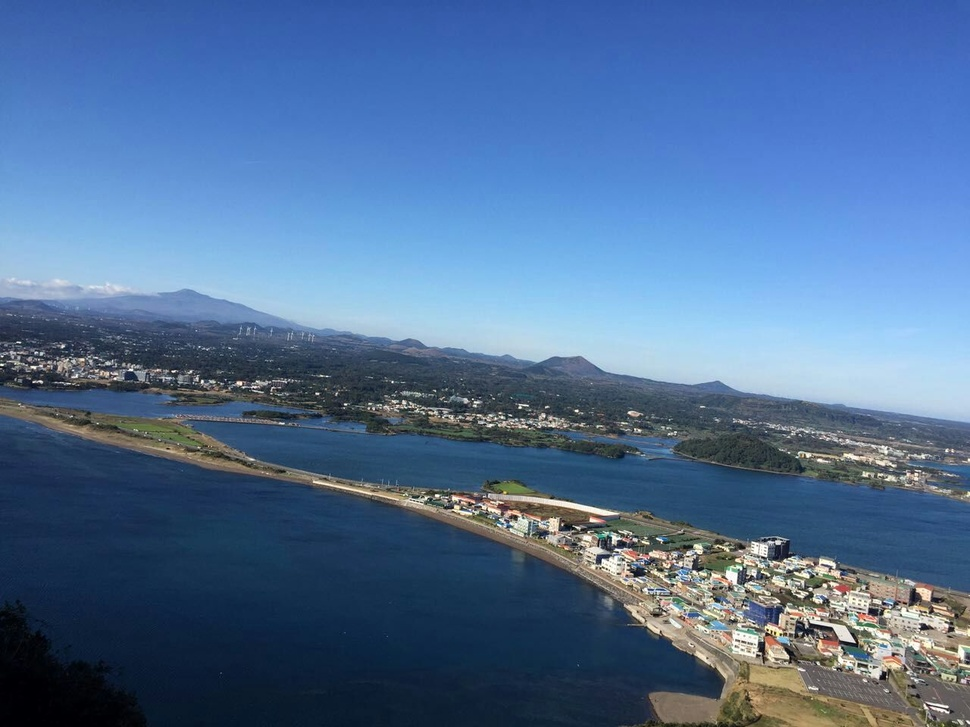
#> input picture 0001.jpg, 970 x 727 px, shrunk from 1280 x 960 before the run
$ python '007_核心_算数计算.py'
#> lines starting #> are read from the running program, lines starting #| are printed output that depends on the picture; after the words box and inside, x2 and y2 are one past the last pixel; in counts of white or black regions, pixels touching at a corner belong together
# -*- coding: utf-8 -*-
"""
Created on Tue Apr  2 18:59:03 2019

@author: yangna

@e-mail: ityangna0402@163.com
"""

import numpy as np
import cv2

#############图像的加法<=图像的大小类型一致
#opencv的加法操作是一种饱和操作,numpy是一种模操作
x_val = np.uint8([250])
y_val = np.uint8([10])
print(cv2.add(x_val, y_val))#250+10=260 => 255
print(x_val+y_val)#250+10=260 % 256=4

#############图像的混合
#图像的加法就是图像的权重不同,会给人一种混合或者是透明的感觉
#g(x) = (1-α)*f_0(x) + α*f_1(x) + γ混合结果和α的取值有关系
img1 = cv2.imread('0001.jpg')
#> img1 is the input picture: shape (727, 970, 3); mean B, G, R 150, 111.2, 80.5
img2 = cv2.imread('0002.jpg')
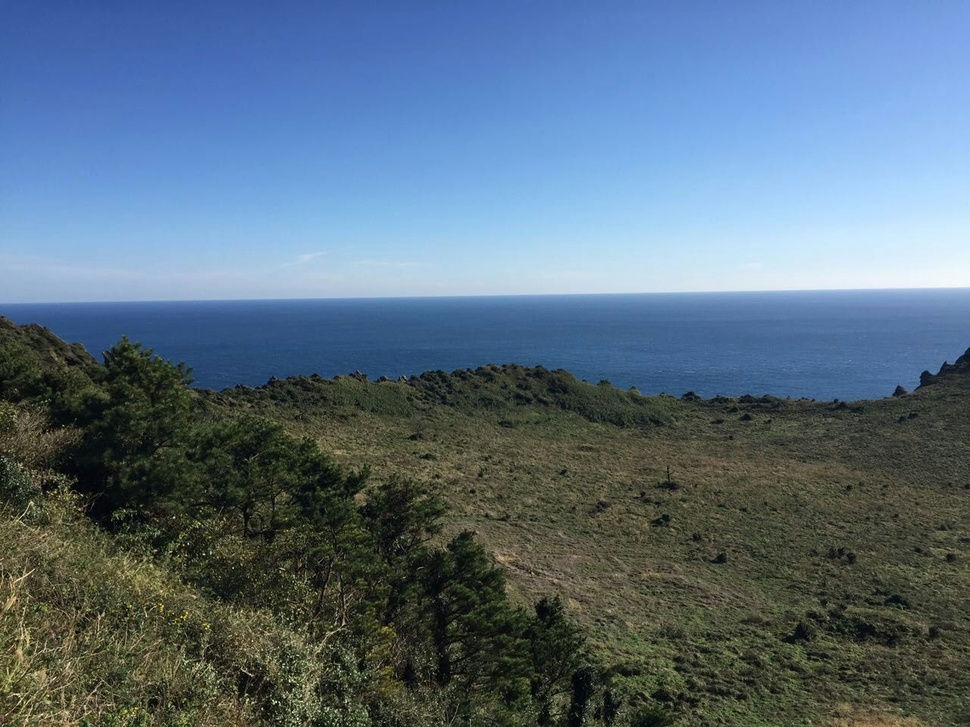
#> input picture 0002.jpg, 970 x 727 px, shrunk from 1280 x 960 before the run
#> img2 is the input picture: shape (727, 970, 3); mean B, G, R 127.7, 110.1, 89.1
dst = cv2.addWeighted(img1, 0.7, img2, 0.3, 0)#0.7*img1 + 0.3*img2 + 0
cv2.imshow('image', dst)
cv2.waitKey(0)
cv2.destroyAllWindows()

#############按位运算
#AND, OR, NOT, XOR<=非矩形ROI的时候这些操作很有用
#若想将某个标志放置在另一幅图上
# 使用加法,颜色会改变,使用混合会得到透明的效果
# 如果是矩形的可以使用ROI，如果不是矩形可以通过按位运算
img2 = cv2.imread('0003.jpg')
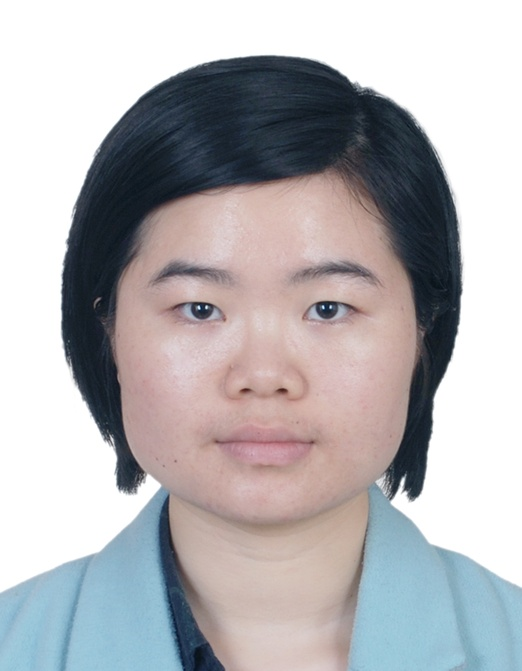
#> input picture 0003.jpg, 522 x 671 px, shrunk from 689 x 886 before the run
#> img2 is the input picture: shape (671, 522, 3); mean B, G, R 180.9, 178.2, 179.9
rows,cols,channels = img2.shape
#> rows = 671; cols = 522; channels = 3
roi = img1[0:rows, 0:cols]#放置到左上角
img2gray = cv2.cvtColor(img2, cv2.COLOR_BGR2GRAY)#转化称灰度图
#img2gray中灰度值大于175的重置像素值为255=>mask
#函数cv2.threshold()将灰度图二值化
ret, mask = cv2.threshold(img2gray, 175, 255, cv2.THRESH_BINARY)
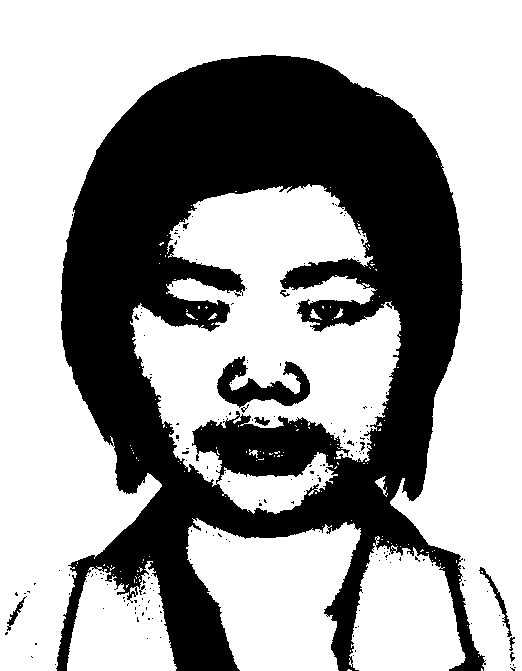
#> mask: shape (671, 522); 63.7% white; 184 black regions (171 under 20 px), largest, box (x1, y1, x2, y2) and area: (56, 55, 486, 671) 123788, (217, 356, 310, 408) 2198, (479, 567, 512, 637) 304
#bitwise_and bitwise_or bitwise_xor bitwise_not
#颠倒黑白
mask_inv = cv2.bitwise_not(mask)#每个像素值进行二进制非操作,对mask的反转

#对操作区域掩膜
img1_bg = cv2.bitwise_and(roi, roi, mask = mask)
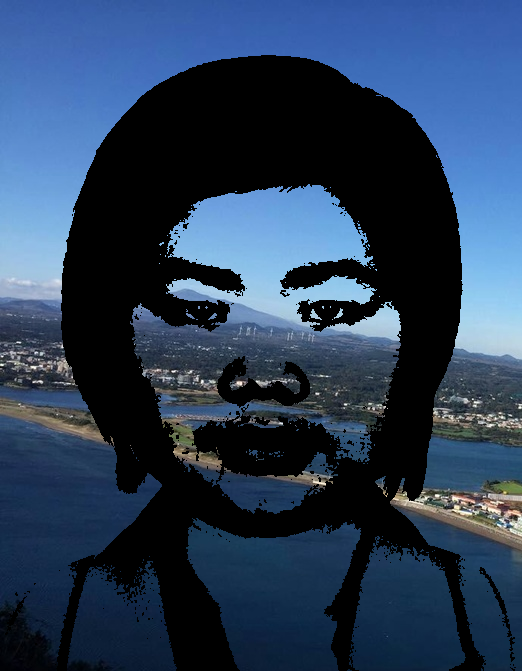
#> img1_bg: shape (671, 522, 3); mean B, G, R 86.9, 61.1, 41.4
#https://blog.csdn.net/weixin_35732969/article/details/83748054
img2_fg = cv2.bitwise_and(img2, img2, mask = mask_inv)
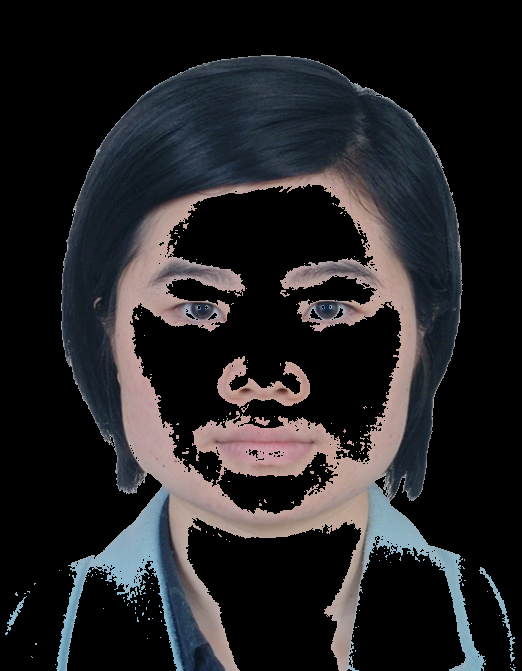
#> img2_fg: shape (671, 522, 3); mean B, G, R 36.9, 34.7, 35.4
dst = cv2.add(img1_bg, img2_fg)
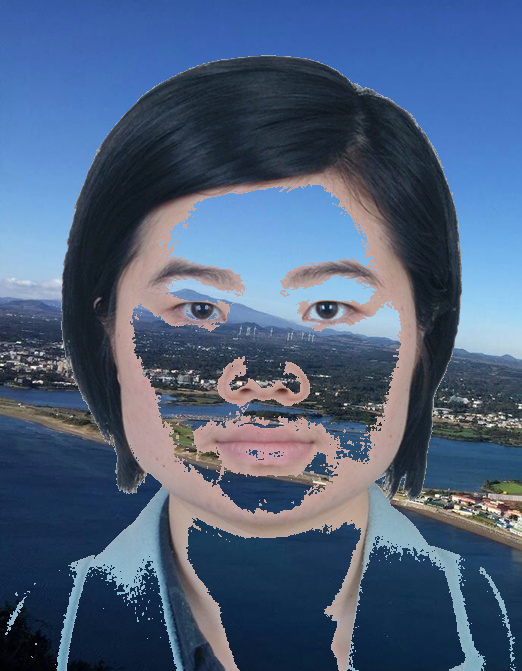
#> dst: shape (671, 522, 3); mean B, G, R 123.7, 95.9, 76.8
img1[0:rows, 0:cols] = dst
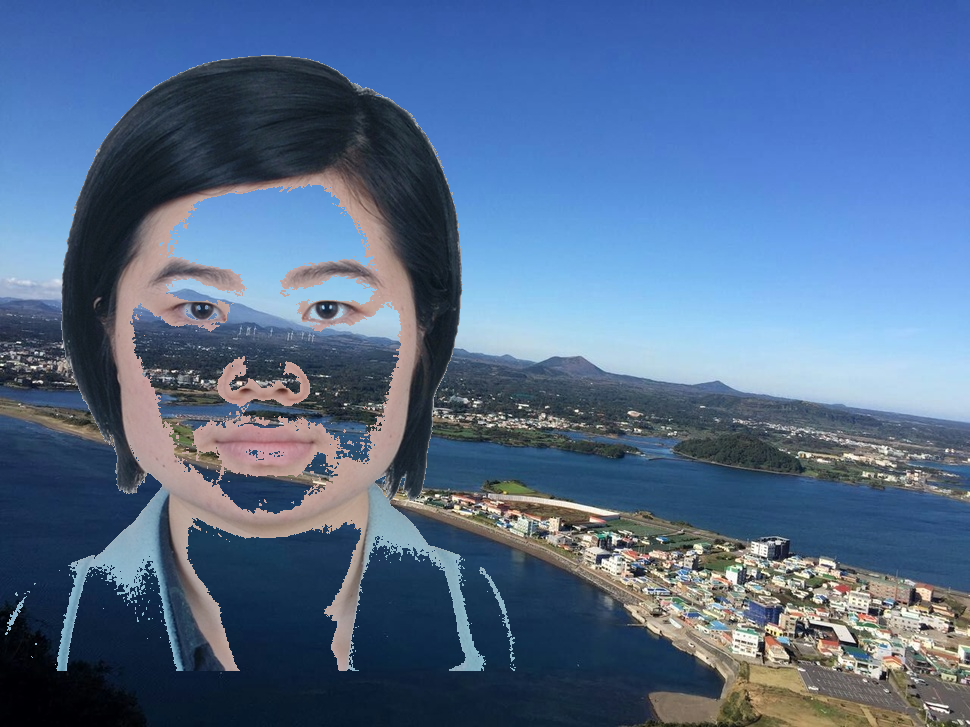
#> img1: shape (727, 970, 3); mean B, G, R 139.9, 107.7, 83.9
cv2.imshow('res', img1)
cv2.waitKey(0)
cv2.destroyAllWindows()
